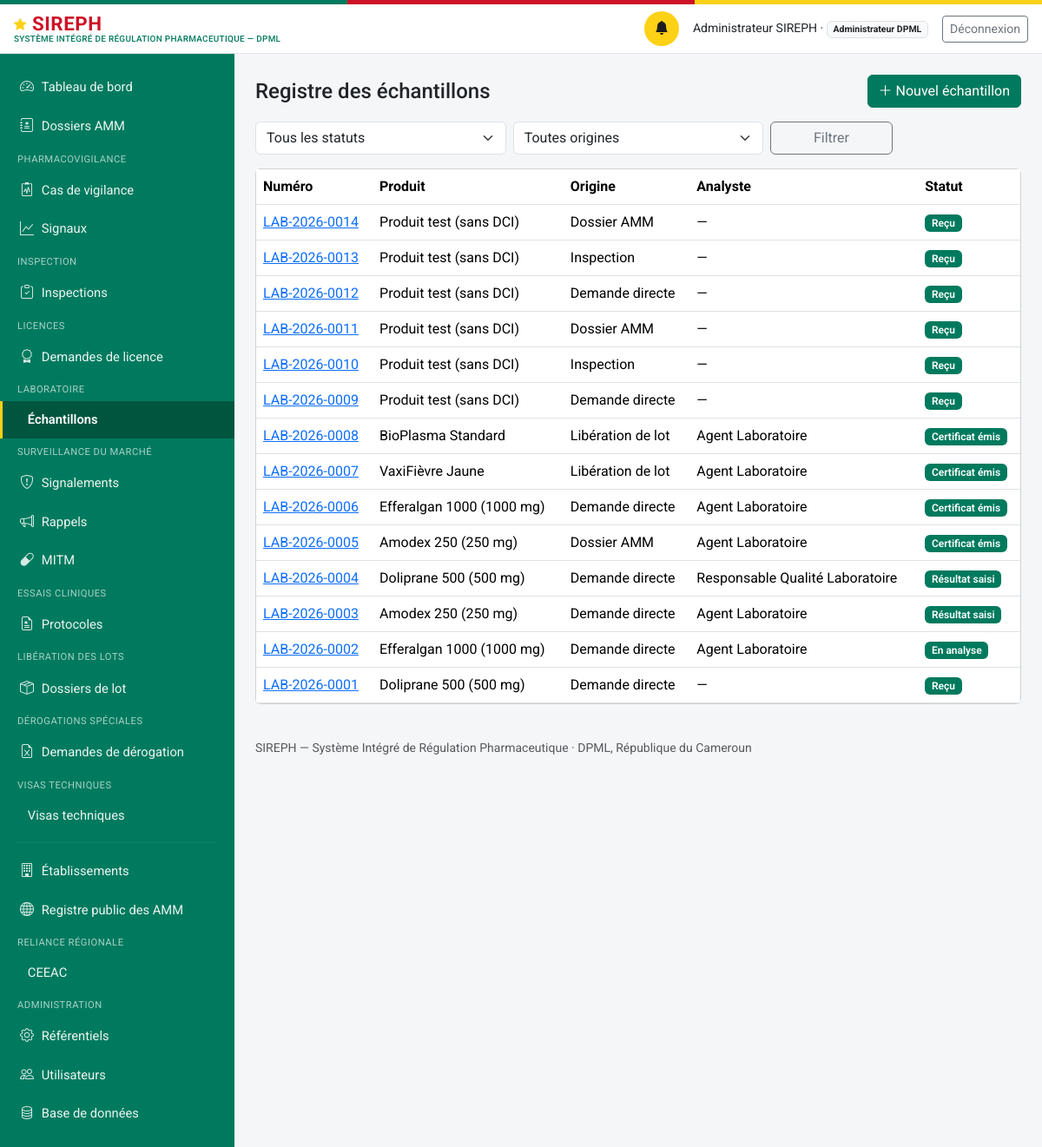
Before: /echantillons (signed in) with the older database file.
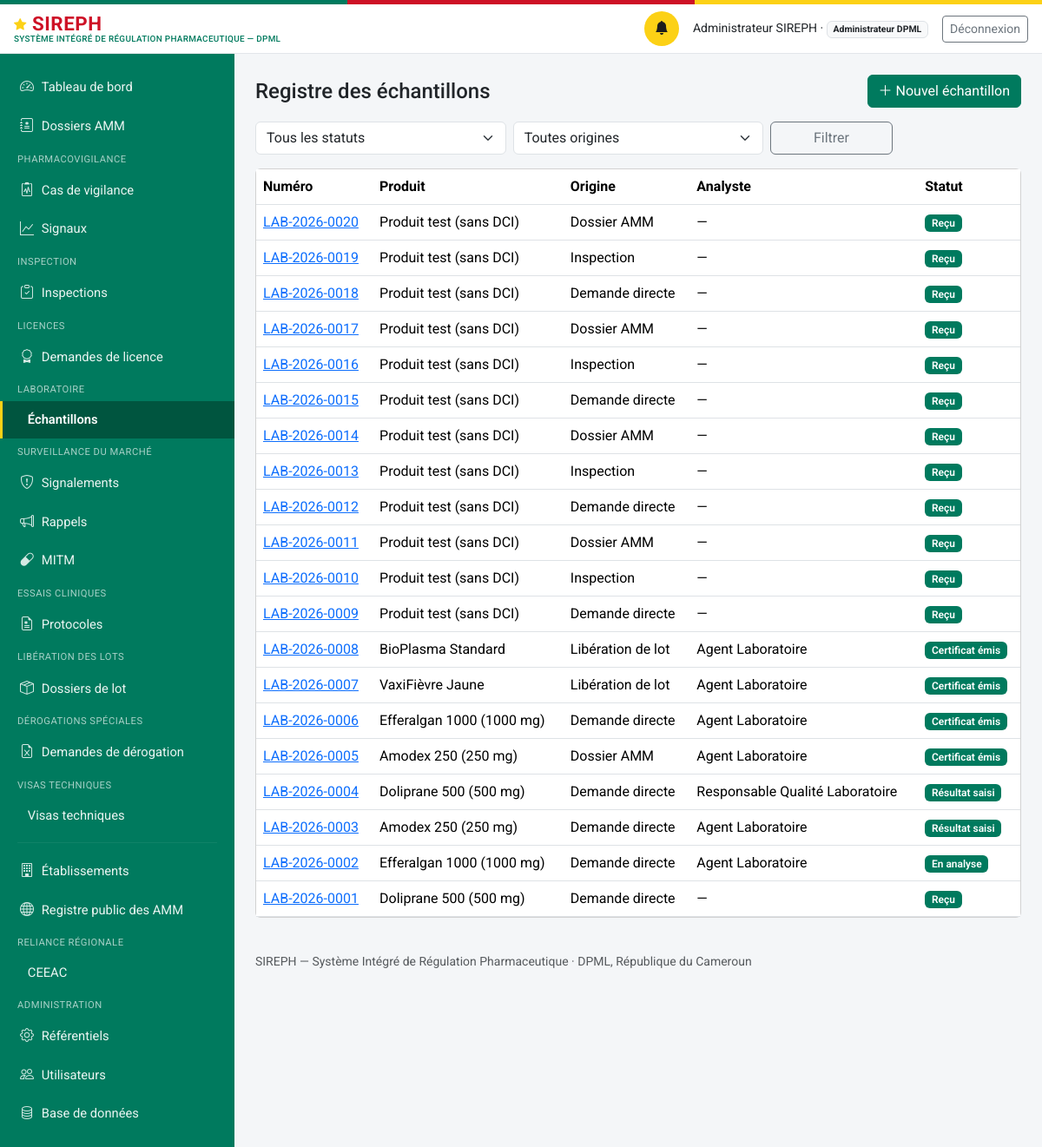
After: the same page with the newer database file.
### models.py (models this page shows, shortened)
class Personne(db.Model):
    id = db.Column(db.Integer, primary_key=True)
    nom_complet = db.Column(db.String(200), nullable=False)
    email = db.Column(db.String(150), unique=True, nullable=False)  # identifiant de connexion
    password_hash = db.Column(db.String(255), nullable=False)
    role_systeme = db.Column(db.String(50), nullable=False)
    etablissement_rattachement_id = db.Column(db.Integer, db.ForeignKey("etablissement.id"), nullable=True)
    contact = db.Column(db.String(200))
    statut_compte = db.Column(db.String(20), nullable=False, default="actif")
    date_creation = db.Column(db.DateTime, default=datetime.utcnow)
    etablissement = db.relationship("Etablissement", foreign_keys=[etablissement_rattachement_id])
    @property
    def role_label(self):
        from permissions import ROLES
        return ROLES.get(self.role_systeme, self.role_systeme)
    @property
    def est_externe(self):
        from permissions import est_externe
        return est_externe(self.role_systeme)

class Echantillon(db.Model):
    id = db.Column(db.Integer, primary_key=True)
    numero = db.Column(db.String(30), unique=True, nullable=False)  # LAB-{annee}-{seq4}
    produit_id = db.Column(db.Integer, db.ForeignKey("produit.id"), nullable=False)
    lot_id = db.Column(db.Integer, db.ForeignKey("lot.id"), nullable=True)
    origine = db.Column(db.String(30), nullable=False, default="demande_directe")
    origine_reference_id = db.Column(db.Integer, nullable=True)
    date_reception = db.Column(db.DateTime, default=datetime.utcnow)
    demandeur_id = db.Column(db.Integer, db.ForeignKey("personne.id"), nullable=True)
    analyste_id = db.Column(db.Integer, db.ForeignKey("personne.id"), nullable=True)
    validateur_id = db.Column(db.Integer, db.ForeignKey("personne.id"), nullable=True)
    resultats_json = db.Column(db.Text, default="[]")  # liste de ResultatParametre
    statut = db.Column(db.String(20), nullable=False, default="recu")
    conclusion = db.Column(db.String(20), nullable=True)  # conforme | non_conforme, décision explicite RQ
    observation_rejet = db.Column(db.Text, nullable=True)
    date_maj = db.Column(db.DateTime, default=datetime.utcnow, onupdate=datetime.utcnow)
    produit = db.relationship("Produit", foreign_keys=[produit_id])
    lot = db.relationship("Lot", foreign_keys=[lot_id])
    demandeur = db.relationship("Personne", foreign_keys=[demandeur_id])
    analyste = db.relationship("Personne", foreign_keys=[analyste_id])
    validateur = db.relationship("Personne", foreign_keys=[validateur_id])
    @property
    def resultats(self):
        return json.loads(self.resultats_json or "[]")

class Produit(db.Model):
    id = db.Column(db.Integer, primary_key=True)
    denomination_commune_internationale = db.Column(db.String(300), nullable=False, default="")
    nom_commercial = db.Column(db.String(300), nullable=False, default="")
    forme_pharmaceutique = db.Column(db.String(150), nullable=False, default="")
    dosage = db.Column(db.String(150))
    categorie = db.Column(db.String(30), nullable=False, default="medicament")
    fabricant_id = db.Column(db.Integer, db.ForeignKey("etablissement.id"), nullable=True)
    titulaire_amm_id = db.Column(db.Integer, db.ForeignKey("etablissement.id"), nullable=True)
    pays_origine = db.Column(db.String(150))
    statut_amm_courant = db.Column(db.String(20), nullable=False, default="aucune")
    date_creation = db.Column(db.DateTime, default=datetime.utcnow)
    est_mitm = db.Column(db.Boolean, nullable=False, default=False)
    disponibilite_declaree = db.Column(db.String(20), nullable=True)  # disponible | rupture
    composition_integrale = db.Column(db.Text, nullable=True)
    classe_therapeutique = db.Column(db.String(300), nullable=True)
    indications_therapeutiques = db.Column(db.Text, nullable=True)
    voie_administration = db.Column(db.String(150), nullable=True)
    duree_stabilite = db.Column(db.String(100), nullable=True)
    prix_grossiste_ht = db.Column(db.Integer, nullable=True)  # XAF, hors taxe
    fabricant = db.relationship("Etablissement", foreign_keys=[fabricant_id])
    titulaire_amm = db.relationship("Etablissement", foreign_keys=[titulaire_amm_id])
    dossiers = db.relationship("DossierAMM", backref="produit", lazy="dynamic",
                                foreign_keys="DossierAMM.produit_id")
    @property
    def libelle(self):
        base = self.nom_commercial or self.denomination_commune_internationale or f"Produit #{self.id}"
        if self.dosage:
            return f"{base} ({self.dosage})"
        return base

### routes_lt.py (the view)
@lt_bp.route("/echantillons")
@login_required
@roles_required(*ROLES_LT)
def registre():
    q = Echantillon.query
    statut = request.args.get("statut", "")
    origine = request.args.get("origine", "")
    if statut:
        q = q.filter_by(statut=statut)
    if origine:
        q = q.filter_by(origine=origine)
    echantillons = q.order_by(Echantillon.date_reception.desc()).all()
    return render_template("laboratoire/registre.html", echantillons=echantillons, statut=statut, origine=origine)

### templates/laboratoire/registre.html (shortened to what this page needs)
{% extends "base.html" %}
{% block content %}
<div class="d-flex justify-content-between align-items-center mb-3">
  <h4 class="mb-0">Registre des échantillons</h4>
  {% if current_user.role_systeme in ("administrateur_dpml", "agent_laboratoire") %}
  <a href="{{ url_for('lt.nouveau') }}" class="btn btn-primary"><i class="bi bi-plus-lg"></i> Nouvel échantillon</a>
  {% endif %}
</div>
<form method="get" class="row g-2 mb-3" role="search">
  <div class="col-md-4">
    <select class="form-select" id="statut" name="statut">
      <option value="">Tous les statuts</option>
    </select>
  </div>
  <div class="col-md-4">
    <select class="form-select" id="origine" name="origine">
      <option value="">Toutes origines</option>
    </select>
  </div>
  <div class="col-md-2"><button class="btn btn-outline-secondary w-100">Filtrer</button></div>
</form>
<div class="card">
  <div class="table-responsive">
    <table class="table table-hover align-middle mb-0">
      <thead><tr><th>Numéro</th><th>Produit</th><th>Origine</th><th>Analyste</th><th>Statut</th></tr></thead>
      <tbody>
        {% for e in echantillons %}
        <tr>
          <td><a href="{{ url_for('lt.fiche', id=e.id) }}">{{ e.numero }}</a></td>
          <td>{{ e.produit.libelle }}</td>
          <td>{{ ORIGINES_LT.get(e.origine, e.origine) }}</td>
          <td>{{ e.analyste.nom_complet if e.analyste else "—" }}</td>
          <td><span class="badge bg-primary badge-statut">{{ STATUTS_LT.get(e.statut, e.statut) }}</span></td>
        </tr>
        {% else %}
        <tr><td colspan="5" class="text-center text-muted py-4">Aucun résultat ne correspond à ces critères.</td></tr>
        {% endfor %}
      </tbody>
    </table>
  </div>
</div>
{% endblock %}

### templates/base.html (shortened to what this page needs)
<!doctype html>
<html lang="fr">
<head>
<link href="https://cdn.jsdelivr.net/npm/bootstrap@5.3.3/dist/css/bootstrap.min.css" rel="stylesheet">
<link href="https://cdn.jsdelivr.net/npm/bootstrap-icons@1.11.3/font/bootstrap-icons.css" rel="stylesheet">
<link href="{{ url_for('static', filename='css/style.css') }}" rel="stylesheet">
</head>
<body>
<div class="sireph-flagbar" aria-hidden="true"><span></span><span></span><span></span></div>
<header class="sireph-topbar">
  <div class="container-fluid px-3 py-2 d-flex align-items-center justify-content-between">
    <div class="d-flex align-items-center gap-2">
      <a class="sireph-brand" href="{{ current_user and url_for('dashboard') or url_for('login') }}">
        <i class="bi bi-star-fill"></i> SIREPH
        <small>Système Intégré de Régulation Pharmaceutique — DPML</small>
      </a>
    </div>
    {% if current_user %}
    <div class="d-flex align-items-center gap-3">
      <a href="{{ url_for('notifications_liste') }}" class="sireph-icon-btn" title="Notifications" aria-label="Notifications">
        <i class="bi bi-bell-fill"></i>
      </a>
      <span class="small d-none d-md-inline">{{ current_user.nom_complet }} ·
        <span class="badge bg-light text-dark border">{{ current_user.role_label }}</span></span>
      <a href="{{ url_for('logout') }}" class="btn btn-sm btn-outline-secondary">Déconnexion</a>
    </div>
    {% endif %}
  </div>
</header>
<div class="sireph-layout">
  {% if current_user %}
  <nav id="sireph-sidebar" class="offcanvas-lg offcanvas-start sireph-sidebar" tabindex="-1"
       aria-label="Navigation principale">
    <div class="offcanvas-body d-flex flex-column p-0">
      <ul class="nav nav-pills flex-column">
        <li class="nav-item">
          <a class="nav-link {{ 'active' if request.path == '/' }}" href="{{ url_for('dashboard') }}">
            <i class="bi bi-speedometer2"></i> Tableau de bord</a>
        </li>
        {% if current_user.role_systeme != "demandeur_externe" or demandeur_a_amm %}
        <li class="nav-item">
          <a class="nav-link {{ 'active' if '/dossiers' in request.path }}" href="{{ url_for('dossiers_registre') }}">
            <i class="bi bi-journal-medical"></i> Dossiers AMM</a>
        </li>
        {% endif %}
        {% if current_user.role_systeme in ("administrateur_dpml", "agent_vigilance", "directeur_dpml") %}
        <div class="sireph-sidebar-section">Pharmacovigilance</div>
        <li class="nav-item">
          <a class="nav-link {{ 'active' if request.path == url_for('vl.registre') }}" href="{{ url_for('vl.registre') }}">
            <i class="bi bi-clipboard2-pulse"></i> Cas de vigilance</a>
        </li>
        <li class="nav-item">
          <a class="nav-link {{ 'active' if request.path == url_for('vl.signaux') }}" href="{{ url_for('vl.signaux') }}">
            <i class="bi bi-graph-up"></i> Signaux</a>
        </li>
        {% endif %}
        {% if current_user.role_systeme in ("administrateur_dpml", "inspecteur_igspl", "directeur_dpml") or current_user.role_systeme == "inspecteur_igspl" %}
        <div class="sireph-sidebar-section">Inspection</div>
        {% if current_user.role_systeme in ("administrateur_dpml", "inspecteur_igspl", "directeur_dpml") %}
        <li class="nav-item">
          <a class="nav-link {{ 'active' if request.path == url_for('ri.registre') }}" href="{{ url_for('ri.registre') }}">
            <i class="bi bi-clipboard-check"></i> Inspections</a>
        </li>
        {% endif %}
        {% endif %}
        {% if current_user.role_systeme in ("administrateur_dpml", "agent_licences", "directeur_dpml") or (current_user.role_systeme == "demandeur_externe" and demandeur_a_licences) %}
        <div class="sireph-sidebar-section">Licences</div>
        <li class="nav-item">
          <a class="nav-link {{ 'active' if request.path == url_for('li.registre') }}" href="{{ url_for('li.registre') }}">
            <i class="bi bi-award"></i> Demandes de licence</a>
        </li>
        {% endif %}
        {% if current_user.role_systeme in ("administrateur_dpml", "agent_laboratoire", "responsable_qualite_labo") %}
        <div class="sireph-sidebar-section">Laboratoire</div>
        <li class="nav-item">
          <a class="nav-link {{ 'active' if request.path == url_for('lt.registre') }}" href="{{ url_for('lt.registre') }}">
             Échantillons</a>
        </li>
        {% endif %}
        {% if current_user.role_systeme != "demandeur_externe" %}
        <div class="sireph-sidebar-section">Surveillance du marché</div>
        {% if current_user.role_systeme in ("administrateur_dpml", "agent_surveillance_marche", "directeur_dpml") %}
        <li class="nav-item">
          <a class="nav-link {{ 'active' if request.path == url_for('mc.registre') }}" href="{{ url_for('mc.registre') }}">
            <i class="bi bi-shield-exclamation"></i> Signalements</a>
        </li>
        {% endif %}
        <li class="nav-item">
          <a class="nav-link {{ 'active' if request.path == url_for('mc.rappels_public') }}" href="{{ url_for('mc.rappels_public') }}">
            <i class="bi bi-megaphone"></i> Rappels</a>
        </li>
        <li class="nav-item">
          <a class="nav-link {{ 'active' if request.path == url_for('mc.mitm') }}" href="{{ url_for('mc.mitm') }}">
            <i class="bi bi-capsule"></i> MITM</a>
        </li>
        {% endif %}
        {% if current_user.role_systeme in ("administrateur_dpml", "agent_dros", "directeur_dpml") or (current_user.role_systeme == "demandeur_externe" and demandeur_a_ct) %}
        <div class="sireph-sidebar-section">Essais cliniques</div>
        <li class="nav-item">
          <a class="nav-link {{ 'active' if request.path == url_for('ct.registre') }}" href="{{ url_for('ct.registre') }}">
            <i class="bi bi-file-earmark-medical"></i> Protocoles</a>
        </li>
        {% endif %}
        {% if current_user.role_systeme in ("administrateur_dpml", "agent_laboratoire", "responsable_qualite_labo", "directeur_dpml") %}
        <div class="sireph-sidebar-section">Libération des lots</div>
        <li class="nav-item">
          <a class="nav-link {{ 'active' if request.path == url_for('lr.registre') }}" href="{{ url_for('lr.registre') }}">
            <i class="bi bi-box-seam"></i> Dossiers de lot</a>
        </li>
        {% endif %}
        {% if current_user.role_systeme in ("administrateur_dpml", "directeur_dpml") or (current_user.role_systeme == "demandeur_externe" and demandeur_a_derogations) %}
        <div class="sireph-sidebar-section">Dérogations spéciales</div>
        <li class="nav-item">
          <a class="nav-link {{ 'active' if request.path == url_for('derogation.registre') }}" href="{{ url_for('derogation.registre') }}">
            <i class="bi bi-file-earmark-excel"></i> Demandes de dérogation</a>
        </li>
        {% endif %}
        {% if current_user.role_systeme in ("administrateur_dpml", "directeur_dpml") or (current_user.role_systeme == "demandeur_externe" and demandeur_a_visas) %}
        <div class="sireph-sidebar-section">Visas techniques</div>
        <li class="nav-item">
          <a class="nav-link {{ 'active' if request.path == url_for('visas.registre') }}" href="{{ url_for('visas.registre') }}">
             Visas techniques</a>
        </li>
        {% endif %}
        {% if current_user.role_systeme != "demandeur_externe" %}
        <hr>
        <li class="nav-item">
          <a class="nav-link {{ 'active' if request.path == url_for('ri.etablissements_registre') }}" href="{{ url_for('ri.etablissements_registre') }}">
            <i class="bi bi-building"></i> Établissements</a>
        </li>
        <li class="nav-item">
          <a class="nav-link {{ 'active' if request.path == url_for('registre_public') }}" href="{{ url_for('registre_public') }}">
            <i class="bi bi-globe"></i> Registre public des AMM</a>
        </li>
        {% endif %}
        {% if peut_reliance %}
        <div class="sireph-sidebar-section">Reliance régionale</div>
        <li class="nav-item">
          <a class="nav-link {{ 'active' if request.path.startswith('/reliance') }}"
             href="{{ url_for('reliance.tableau_bord') }}">
             CEEAC
          </a>
        </li>
        {% endif %}
        {% if current_user.role_systeme == "administrateur_dpml" %}
        <div class="sireph-sidebar-section">Administration</div>
        <li class="nav-item">
          <a class="nav-link {{ 'active' if request.path == url_for('admin_referentiels') }}" href="{{ url_for('admin_referentiels') }}">
            <i class="bi bi-gear"></i> Référentiels</a>
        </li>
        <li class="nav-item">
          <a class="nav-link {{ 'active' if request.path == url_for('admin_utilisateurs') }}" href="{{ url_for('admin_utilisateurs') }}">
            <i class="bi bi-people"></i> Utilisateurs</a>
        </li>
        <li class="nav-item">
          <a class="nav-link {{ 'active' if '/admin/base-donnees' in request.path }}" href="{{ url_for('admin_base_donnees') }}">
            <i class="bi bi-database"></i> Base de données</a>
        </li>
        {% endif %}
      </ul>
    </div>
  </nav>
  {% endif %}
  <main id="contenu-principal" class="sireph-content">
    {% block content %}{% endblock %}
    <footer class="text-muted small py-4 mt-3">
      SIREPH — Système Intégré de Régulation Pharmaceutique · DPML, République du Cameroun
    </footer>
  </main>
</div>
</body>
</html>

Changed rows visible on the page:
added Echantillon: numero "LAB-2026-0020", produit.libelle "Produit test (sans DCI)", get "Dossier AMM", analyste "—", get "Reçu"
added Echantillon: numero "LAB-2026-0019", produit.libelle "Produit test (sans DCI)", get "Inspection", analyste "—", get "Reçu"
added Echantillon: numero "LAB-2026-0018", produit.libelle "Produit test (sans DCI)", get "Demande directe", analyste "—", get "Reçu"
added Echantillon: numero "LAB-2026-0017", produit.libelle "Produit test (sans DCI)", get "Dossier AMM", analyste "—", get "Reçu"
added Echantillon: numero "LAB-2026-0016", produit.libelle "Produit test (sans DCI)", get "Inspection", analyste "—", get "Reçu"
added Echantillon: numero "LAB-2026-0015", produit.libelle "Produit test (sans DCI)", get "Demande directe", analyste "—", get "Reçu"
